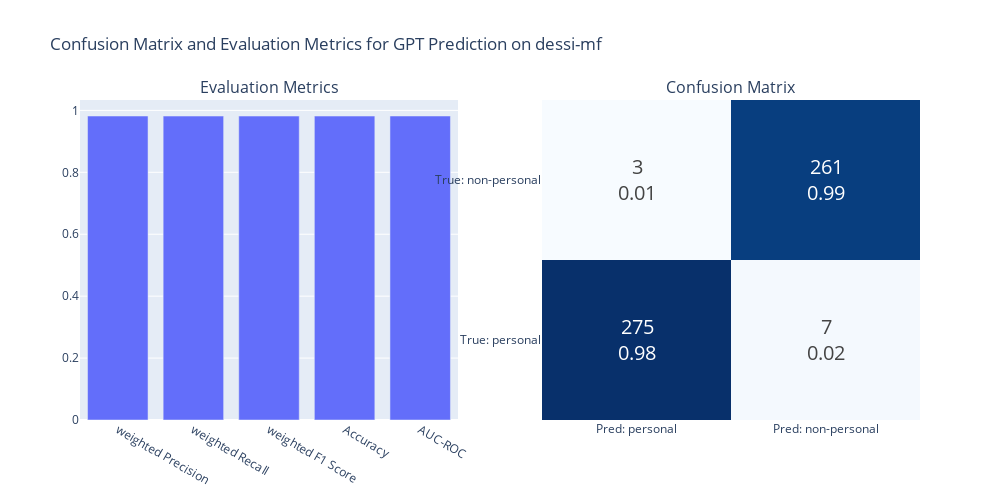

Notebook code for this chart:
### Code cell
def plot_gpt_results(results_personal, title):
    y_true = results_personal["True Label"].values
    y_pred = results_personal["Prediction"].values
    y_true_bin = [1 if label == "personal" else 0 for label in y_true]
    y_pred_bin = [1 if label == "personal" else 0 for label in y_pred]

    cm = confusion_matrix(y_true, y_pred, labels=["personal", "non-personal"])
    cm_norm = confusion_matrix(y_true, y_pred, labels=["personal", "non-personal"], normalize="true")

    accuracy = accuracy_score(y_true, y_pred)
    f1 = f1_score(y_true, y_pred, average="weighted")
    precision = precision_score(y_true, y_pred, average="weighted")
    recall = recall_score(y_true, y_pred, average="weighted")
    auc_roc = roc_auc_score(y_true_bin, y_pred_bin)

    fig = make_subplots(
        rows=1, cols=2, 
        subplot_titles=["Evaluation Metrics", "Confusion Matrix"]
    )

    metrics = {
        "weighted Precision": precision,
        "weighted Recall": recall,
        "weighted F1 Score": f1,
        "Accuracy": accuracy,
        "AUC-ROC": auc_roc
    }

    fig.add_trace(go.Bar(
        x=list(metrics.keys()),
        y=list(metrics.values()), 
        showlegend=False
    ), row=1, col=1)

    text_values = [
        [f"{cm[0,0]}<br>{cm_norm[0,0]:.2f}", f"{cm[0,1]}<br>{cm_norm[0,1]:.2f}"],
        [f"{cm[1,0]}<br>{cm_norm[1,0]:.2f}", f"{cm[1,1]}<br>{cm_norm[1,1]:.2f}"]
    ]
    cm_heatmap = go.Heatmap(
        z=cm, 
        x=["Pred: personal", "Pred: non-personal"], 
        y=["True: personal", "True: non-personal"], 
        colorscale="Blues", 
        showscale=False,
        text=text_values, 
        texttemplate="%{text}",
        textfont={"size":20},
    )

    fig.add_trace(cm_heatmap, row=1, col=2)

    fig.update_layout(
        title=f"Confusion Matrix and Evaluation Metrics for {title}",
        height=500, 
        width=1000,
        showlegend=False
    )

    fig.show()
plot_gpt_results(results_own_dataset_personal, "GPT Prediction on dessi-mf")

### Figure 1 — Plotly figure (JSON) as saved in the notebook; plotly's stock layout.template omitted (floating-point values rounded to 4 significant figures)
{"data": [{"showlegend": false, "type": "bar", "x": ["weighted Precision", "weighted Recall", "weighted F1 Score", "Accuracy", "AUC-ROC"], "xaxis": "x", "y": [0.9818, 0.9817, 0.9817, 0.9817, 0.9819], "yaxis": "y"}, {"colorscale": [[0, "rgb(247,251,255)"], [0.125, "rgb(222,235,247)"], [0.25, "rgb(198,219,239)"], [0.375, "rgb(158,202,225)"], [0.5, "rgb(107,174,214)"], [0.625, "rgb(66,146,198)"], [0.75, "rgb(33,113,181)"], [0.875, "rgb(8,81,156)"], [1, "rgb(8,48,107)"]], "showscale": false, "text": [["275<br>0.98", "7<br>0.02"], ["3<br>0.01", "261<br>0.99"]], "textfont": {"size": 20}, "texttemplate": "%{text}", "type": "heatmap", "x": ["Pred: personal", "Pred: non-personal"], "xaxis": "x2", "y": ["True: personal", "True: non-personal"], "yaxis": "y2", "z": [[275, 7], [3, 261]]}], "layout": {"annotations": [{"font": {"size": 16}, "showarrow": false, "text": "Evaluation Metrics", "x": 0.225, "xanchor": "center", "xref": "paper", "y": 1, "yanchor": "bottom", "yref": "paper"}, {"font": {"size": 16}, "showarrow": false, "text": "Confusion Matrix", "x": 0.775, "xanchor": "center", "xref": "paper", "y": 1, "yanchor": "bottom", "yref": "paper"}], "height": 500, "showlegend": false, "title": {"text": "Confusion Matrix and Evaluation Metrics for GPT Prediction on dessi-mf"}, "width": 1000, "xaxis": {"anchor": "y", "domain": [0, 0.45]}, "xaxis2": {"anchor": "y2", "domain": [0.55, 1]}, "yaxis": {"anchor": "x", "domain": [0, 1]}, "yaxis2": {"anchor": "x2", "domain": [0, 1]}}}
